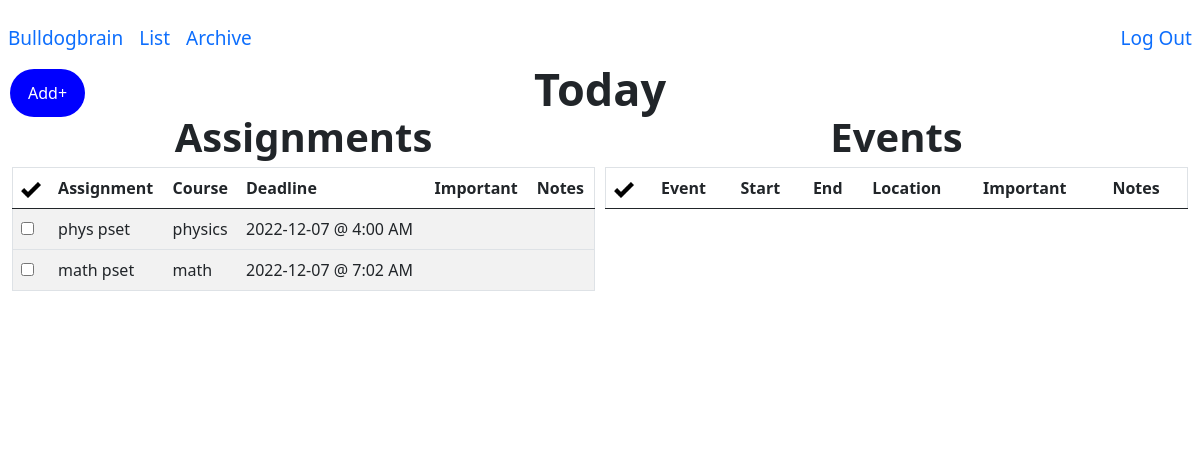
Page /urgent (signed in) on the earlier database version.
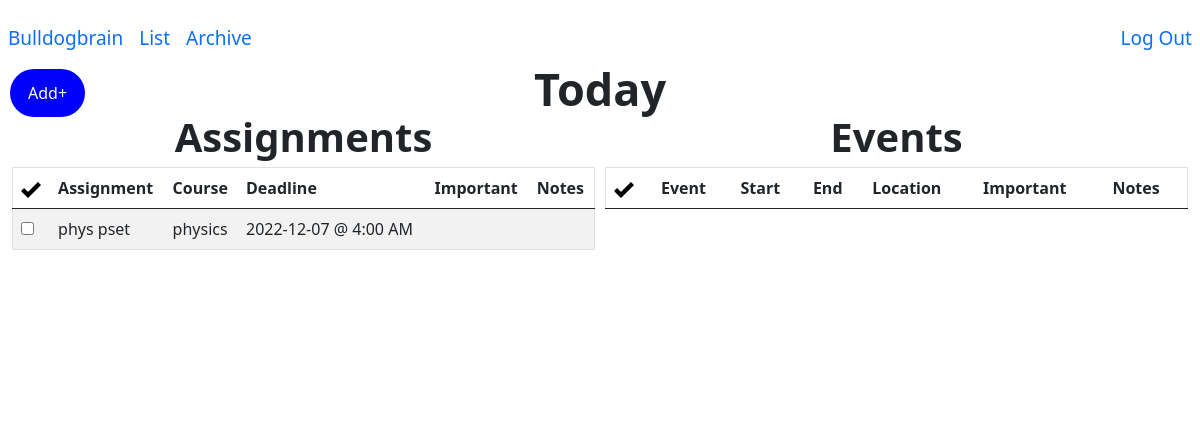
Same page on the later database version.
### tables this page shows
CREATE TABLE "assignments"(
    'id' INTEGER PRIMARY KEY AUTOINCREMENT NOT NULL, 
    'title' TEXT, 
    'course' TEXT, 
    'deadline' TEXT, 
    'importance' INTEGER, 
    'notes' TEXT, 
    'user_id' INTEGER, 'completed' INTEGER NOT NULL DEFAULT '0' CHECK (completed IN (0, 1)),
    FOREIGN KEY (user_id)
    REFERENCES users (id));

### app.py (the view)
@app.route("/urgent", methods=["GET", "POST"])
@login_required
def dayChronoligical():
    assignments = db.execute(
            "SELECT id, title, course, date(deadline) as date, CASE WHEN StrFTime('%H', deadline) % 12 = 0 THEN 12 ELSE StrFTime('%H', deadline) % 12 END || ':' || StrFTime('%M', deadline) || ' ' || CASE WHEN CAST(StrFTime('%H', deadline) AS INTEGER) > 12 THEN 'PM' ELSE 'AM' END 'time', importance, notes FROM assignments WHERE user_id = ? AND completed != 1 AND date(deadline) = date('now') ORDER BY deadline ASC", session["user_id"])
    events = db.execute(
            "SELECT event_id, title, location, start_date, CASE WHEN StrFTime('%H', start_time) % 12 = 0 THEN 12 ELSE StrFTime('%H', start_time) % 12 END || ':' || StrFTime('%M', start_time) || ' ' || CASE WHEN CAST(StrFTime('%H', start_time) AS INTEGER) > 12 THEN 'PM' ELSE 'AM' END 'start_time', end_date, CASE WHEN StrFTime('%H', end_time) % 12 = 0 THEN 12 ELSE StrFTime('%H', end_time) % 12 END || ':' || StrFTime('%M', end_time) || ' ' || CASE WHEN CAST(StrFTime('%H', end_time) AS INTEGER) > 12 THEN 'PM' ELSE 'AM' END 'end_time', importance, notes FROM events WHERE user_id = ? AND completed != 1 AND end_date = date('now') ORDER BY start_date ASC, start_time ASC", session["user_id"])
    if request.method == "POST":
        assignment_id = request.form.get("assignment_id")
        db.execute("UPDATE assignments SET completed = '1' WHERE id = ?", assignment_id)
        event_id = request.form.get("event_id")
        db.execute("UPDATE events SET completed = '1' WHERE event_id = ?", event_id)
        return redirect("/urgent")
    else:
        return render_template("/dayChronoligical.html", assignments=assignments, events=events)

### app.py (called while the page is built)
@app.after_request
def after_request(response):
    response.headers["Cache-Control"] = "no-cache, no-store, must-revalidate"
    response.headers["Expires"] = 0
    response.headers["Pragma"] = "no-cache"
    return response

### helpers.py (called while the page is built)
def login_required(f):
    @wraps(f)
    def decorated_function(*args, **kwargs):
        if session.get("user_id") is None:
            return redirect("/login")
        return f(*args, **kwargs)
    return decorated_function

### templates/dayChronoligical.html (shortened to what this page needs)
{% extends "layout.html" %}
{% block main %}
<strong style = "position: relative; top: -110px; font-size: 45px" >Today</strong>
    <div class="row">
    <div class="column">
        <strong style = "position:relative; top:-130px; font-size: 40px">Assignments</strong>
            <table style = "position:relative; top:-130px" class="table table-striped">
                <thead>
                    <tr>
                        <th><img src="static/images/checkMark.png" alt="Checkmark" width="20" height="20"></th>
                        <th>Assignment</th>
                        <th>Course</th>
                        <th>Deadline</th>
                        <th>Important</th>
                        <th>Notes</th>
                    </tr>
                </thead>
                <tbody>
                    {% for assignments in assignments %}
                    <tr>
                        <td>
                            <form id="completion" action="/urgent" method="post">
                                <input autocomplete="off" type="checkbox" id="assignment_id" name="assignment_id" value="{{ assignments.id }}" onclick="submit()" required>
                            </form>
                        </td>
                        <td>{{ assignments.title }}</td>
                        <td>{{ assignments.course }}</td>
                        <td>{{ assignments.date }} @ {{ assignments.time }}</td>
                        <td>{{ assignments.importance }}</td>
                        <td>{{ assignments.notes }}</td>
                    </tr>
                    {% endfor %}
                </tbody>
            </table>
        </div>
        <div class="column">
            <strong style = "position:relative; top:-130px; font-size: 40px">Events</strong>
            <table style = "position:relative; top:-130px" class="table table-striped">
                <thead>
                    <tr>
                        <th><img src="static/images/checkMark.png" alt="Checkmark" width="20" height="20"></th>
                        <th>Event</th>
                        <th>Start</th>
                        <th>End</th>
                        <th>Location</th>
                        <th>Important</th>
                        <th>Notes</th>
                    </tr>
                </thead>
            </table>
        </div>
    </div>
{% endblock %}

Differences in the rows shown:
no longer on this page (row edited): assignments: title "math pset", course "math", date "2022-12-07", time "7:02 AM"
